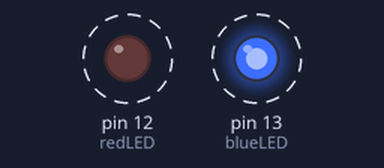
The sketch below on a simulated Arduino Uno, built with avr-gcc and run on an emulated ATmega328P. Shown: output pins drawn as LEDs (lit = HIGH). Dashed ring = blinking.

Above: at 0.1 s.
Timing chart, 0 to 3.0 s (numbered marks = the images above):
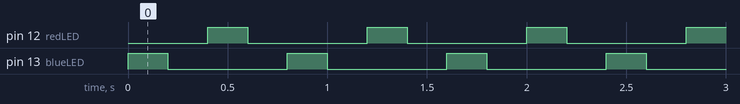

Measured:
- by itself, pin 12 (redLED), pin 13 (blueLED): alternates HIGH for 0.20 s and LOW for 0.60 s
- by itself, everything shown: repeats every 0.80 s, in 4 steps

The sketch:

PoliceSirenLEDs.ino
```cpp
//Name: Alex Dorodko
//Date: 16/SEP/2020
//Purpose: The program has two LEDs, one red, one blue, and is meant to flash like a police siren, one after another.

//Enabling pin 13 & 12 on the arduino.
int blueLED = 13;
int redLED = 12;
void setup()
{
//Making sure that both LEDs get power with OUTPUT.
pinMode(blueLED, OUTPUT);
pinMode(redLED, OUTPUT);
}
void loop()
{

//Turning on and off the blue LED. Chose a delay of 0.2 seconds, which seems like a good paste.
digitalWrite(blueLED, HIGH);
delay(200);

digitalWrite(blueLED, LOW);
delay(200);


//Turning on and off the red LED. Same delay as the blue one.
digitalWrite(redLED, HIGH);
delay(200);

digitalWrite(redLED, LOW);
delay(200);

}
```
